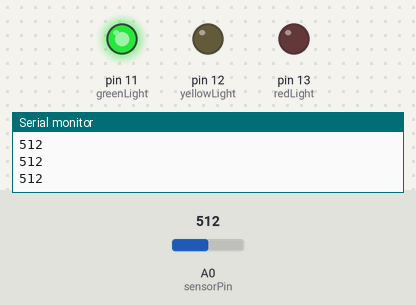
This sketch was run on a simulated Arduino Uno, built with avr-gcc and run on an emulated ATmega328P. On the bench: output pins drawn as LEDs (lit = HIGH), the last lines printed to the serial monitor. The test bench sets the inputs (shaded band); at power-on: A0 (sensorPin) = 512.

Above: at 1.2 s.
1.3 s: A0 (sensorPin) set to 9
2.8 s: A0 (sensorPin) set to 6
At 3.2 s:
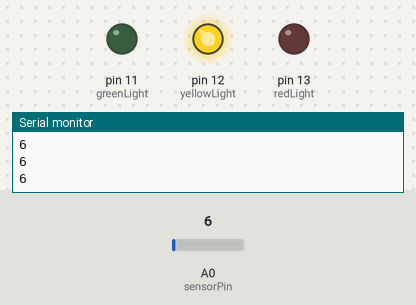
4.3 s: A0 (sensorPin) set to 0
At 5.5 s:
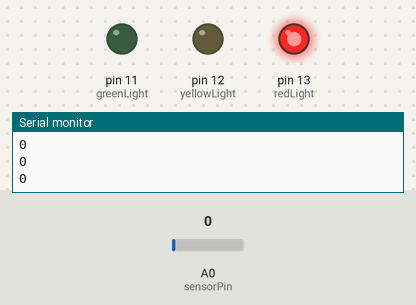
5.8 s: A0 (sensorPin) set to 18
At 6.9 s:
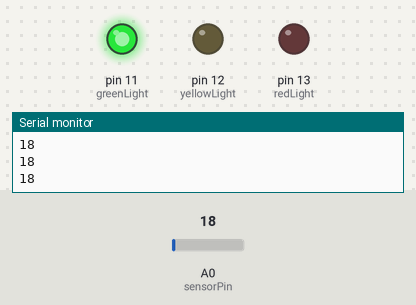
Timing chart, 0 to 8.3 s (numbered marks = the images above; inputs shaded):
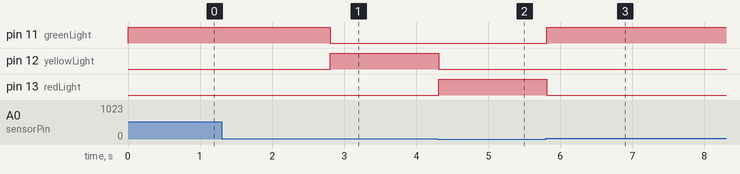

Measured:
- the behaviour switches between 8 and 7 on A0 (sensorPin) (found by bisection; images 0 and 1)
- after the input at 2.8 s, pin 11 (greenLight): HIGH → LOW at once; pin 12 (yellowLight): LOW → HIGH at once
- after the input at 4.3 s, pin 12 (yellowLight): HIGH → LOW at once; pin 13 (redLight): LOW → HIGH at once
- after the input at 5.8 s, pin 11 (greenLight): LOW → HIGH at once; pin 13 (redLight): HIGH → LOW at once

The sketch:

sketch_dec07a.ino
```cpp
const int sensorPin = 0;
const int redLight = 13;
const int yellowLight = 12;
const int greenLight = 11;
int lightVal;

void setup()
{
  Serial.begin(9600);
  pinMode(redLight, OUTPUT);
  pinMode(yellowLight, OUTPUT);
  pinMode(greenLight, OUTPUT);
}

void loop()
{
  lightVal = analogRead(sensorPin);
  Serial.println(lightVal);
  if (lightVal < 3) {
    digitalWrite(redLight, HIGH);
    digitalWrite(yellowLight, LOW);
    digitalWrite(greenLight, LOW);
  } else if (lightVal >= 3 && lightVal < 8) {
    digitalWrite(redLight, LOW);
    digitalWrite(yellowLight, HIGH);
    digitalWrite(greenLight, LOW);
  } else {
    digitalWrite(redLight, LOW);
    digitalWrite(yellowLight, LOW);
    digitalWrite(greenLight, HIGH);
  }
  delay(100);
}
```
